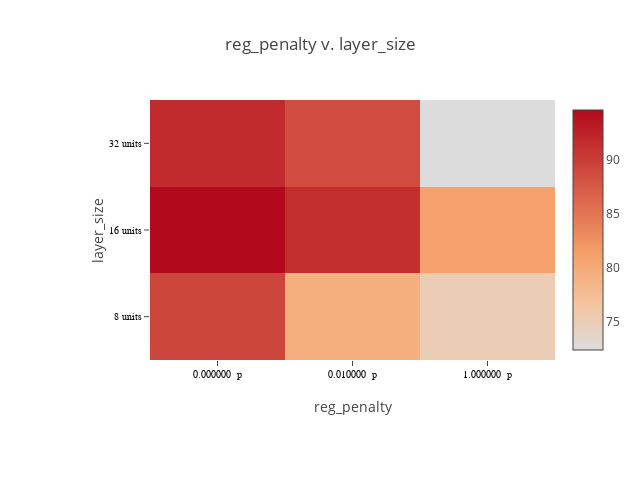

Notebook code cell kept with this figure:
### Code cell
plot_matrix(lossframe, "reg_penalty", "layer_size", x_suffix=" p", y_suffix="units")

### Figure 1 — Plotly figure (JSON) as saved in the notebook; plotly's stock layout.template omitted (floating-point values rounded to 4 significant figures)
{"data": [{"colorscale": [[0, "rgb(0,0,255)", [1, "rgb(255,0,0)"]]], "type": "heatmap", "x": ["0.000000  p", "0.010000  p", "1.000000  p"], "y": ["8 units", "16 units", "32 units"], "z": [[89.25, 79.43, 75.06], [94.62, 91.44, 81.15], [91.72, 88.78, 72.41]]}], "layout": {"height": 480, "margin": {"b": 120, "l": 150, "r": 30, "t": 100}, "title": "reg_penalty v. layer_size", "width": 640, "xaxis": {"tickfont": {"color": "black", "family": "Arial, sans-serif", "size": 10}, "title": "reg_penalty"}, "yaxis": {"tickfont": {"color": "black", "family": "Arial, sans-serif", "size": 10}, "title": "layer_size"}}}
